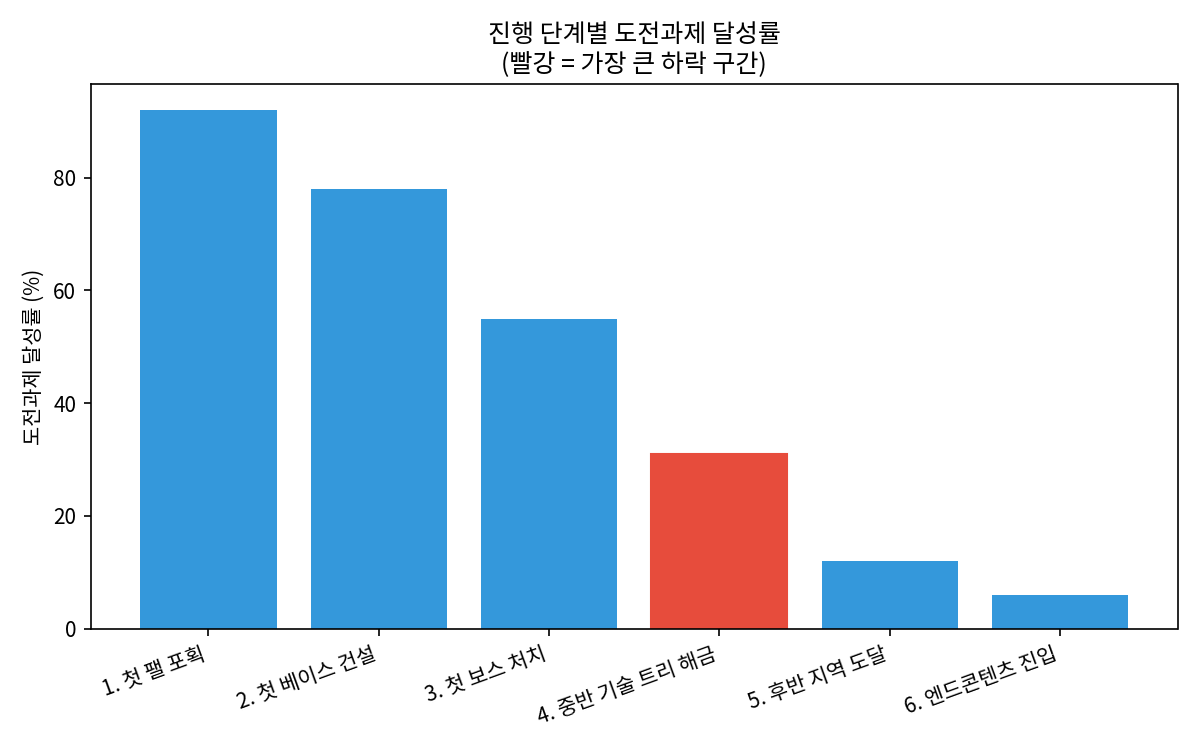

This chart was generated by the following Python code:
"""
팰월드: 진행 단계별 이탈 지점 분석 (기초 버전)
==================================================================
[기존 접근과의 차이]
- 기존: "선택적 방향성 퀘스트를 넣자" (콘텐츠 기획 아이디어)
- 재설계: "어느 진행 구간에서 유저가 가장 많이 이탈하는가?"를
  먼저 데이터로 특정한 뒤, 그 구간에 콘텐츠를 배치해야 한다는
  근거를 세우는 방식

[방법론]
- 실제 세션 로그가 없을 때 흔히 쓰는 대체 지표(프록시)로
  '도전과제(Achievement) 달성률'을 사용
  → 도전과제는 보통 진행 단계 순서대로 설계되므로, 단계별
    달성률 하락폭이 클수록 그 구간에서 이탈이 많았다는 신호로 해석 가능
- 복잡한 통계 없이 "단계 간 하락폭(%)"만 비교해도 이탈 구간을
  특정하기에 충분하므로, 가장 단순한 방법을 선택함

[중요 - 데이터 관련 고지]
이 환경은 외부 네트워크가 차단되어 있어 실제 SteamSpy/Steam API를
호출할 수 없습니다. 아래 데이터는 실제 API 응답과 유사한 형태로
구성한 가상 데이터입니다. 실제 사용 시에는 데이터 로드 부분만
실제 API 호출로 교체하면 분석 로직은 그대로 재사용 가능합니다.
"""

import pandas as pd
import matplotlib.pyplot as plt
import matplotlib.font_manager as fm

fm.fontManager.addfont("/usr/share/fonts/opentype/noto/NotoSansCJK-Regular.ttc")
plt.rcParams["font.family"] = "Noto Sans CJK JP"
plt.rcParams["axes.unicode_minus"] = False


# =====================================================================
# 1. (임시) 가상 도전과제 달성률 데이터 — 실제 사용 시 API 응답으로 교체
# =====================================================================
def load_mock_achievement_data():
    # 진행 순서대로 정렬된 도전과제와 전체 유저 중 달성 비율(%) (가정치)
    return pd.DataFrame([
        {"stage": "1. 첫 팰 포획",        "order": 1, "achievement_rate": 92.0},
        {"stage": "2. 첫 베이스 건설",     "order": 2, "achievement_rate": 78.0},
        {"stage": "3. 첫 보스 처치",       "order": 3, "achievement_rate": 55.0},
        {"stage": "4. 중반 기술 트리 해금", "order": 4, "achievement_rate": 31.0},
        {"stage": "5. 후반 지역 도달",     "order": 5, "achievement_rate": 12.0},
        {"stage": "6. 엔드콘텐츠 진입",     "order": 6, "achievement_rate": 6.0},
    ])


df = load_mock_achievement_data().sort_values("order")

# =====================================================================
# 2. 단계 간 하락폭(%) 계산 — 이탈이 가장 큰 구간을 찾는 핵심 로직
# =====================================================================
df["직전 대비 하락폭(%p)"] = -df["achievement_rate"].diff()

print("=" * 60)
print("[1] 진행 단계별 달성률 및 하락폭")
print("=" * 60)
print(df[["stage", "achievement_rate", "직전 대비 하락폭(%p)"]].to_string(index=False))

biggest_drop = df.loc[df["직전 대비 하락폭(%p)"].idxmax()]
print(f"\n가장 큰 하락 구간: {biggest_drop['stage']} "
      f"(직전 단계 대비 {biggest_drop['직전 대비 하락폭(%p)']:.1f}%p 하락)")

# =====================================================================
# 3. 시각화 — 퍼널(funnel) 형태로 진행 단계별 달성률 표시
# =====================================================================
fig, ax = plt.subplots(figsize=(8, 5))
bars = ax.bar(df["stage"], df["achievement_rate"], color="#3498db")
# 가장 큰 하락 구간 강조
max_idx = df["직전 대비 하락폭(%p)"].idxmax()
bars[list(df.index).index(max_idx)].set_color("#e74c3c")

ax.set_ylabel("도전과제 달성률 (%)")
ax.set_title("진행 단계별 도전과제 달성률\n(빨강 = 가장 큰 하락 구간)")
plt.xticks(rotation=20, ha="right")
plt.tight_layout()
plt.savefig("/home/claude/palworld_stage_dropoff.png", dpi=150)
print("\n[차트 저장 완료] palworld_stage_dropoff.png")

# =====================================================================
# 4. 결론
# =====================================================================
print("\n" + "=" * 60)
print("[결론]")
print("=" * 60)
print(f"""
- '{biggest_drop['stage']}' 구간에서 하락폭이 가장 커, 이 구간이
  유저가 목표를 잃고 이탈할 가능성이 가장 높은 지점으로 추정됨
- 이 구간에 선택적 방향성 퀘스트를 배치하면, "막연히 재밌을 것 같다"가
  아니라 "가장 이탈이 많은 지점을 데이터로 특정해 배치했다"는
  근거 있는 제안이 됨
- 한계: 도전과제 달성률은 실제 세션 단위 이탈률보다 거친(coarse) 지표이므로,
  실제 적용 전 정밀한 로그 기반 검증이 필요함
""")
